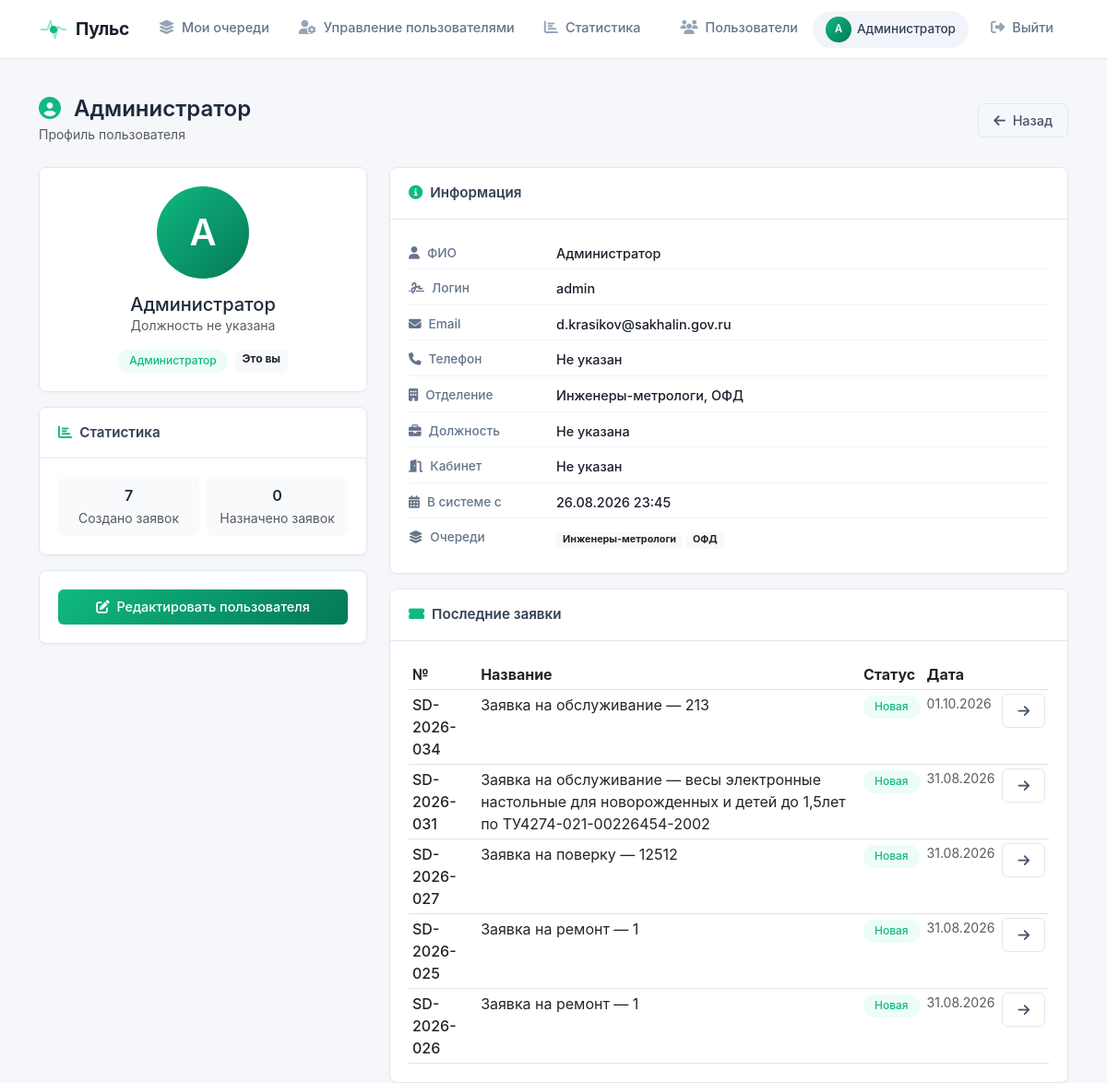
/user/1 (signed in), run on the app's committed database.
### models.py (models this page shows, shortened)
class User(UserMixin, db.Model):
    id = db.Column(db.Integer, primary_key=True)
    username = db.Column(db.String(80), unique=True, nullable=False)
    password = db.Column(db.String(200), nullable=False)
    full_name = db.Column(db.String(300), nullable=True)
    email = db.Column(db.String(120), unique=True, nullable=False)
    phone = db.Column(db.String(20), nullable=True)
    department = db.Column(db.String(200), nullable=True)
    position = db.Column(db.String(200), nullable=True)
    office = db.Column(db.String(50), nullable=True)
    role = db.Column(db.Integer, default=1)
    created_at = db.Column(db.DateTime, default=datetime.now(tz))
    notify_email = db.Column(db.Boolean, default=True)
    queues = db.relationship('Queue', secondary='user_queue', back_populates='members')
    admin_queues = db.relationship('Queue', secondary='queue_admins', back_populates='admins')
    assigned_tickets = db.relationship('Ticket', secondary='ticket_assignees', back_populates='assignees')
    created_tickets = db.relationship('Ticket', foreign_keys='Ticket.created_by_id', backref='creator')
    allowed_queues = db.relationship(
        'Queue',
        secondary='queue_links',
        primaryjoin='Queue.id == queue_links.c.queue_from',
        secondaryjoin='Queue.id == queue_links.c.queue_to',
        backref='allowed_by_queues'
    )
    bookings = db.relationship('Booking', backref='user', lazy=True)
    @property
    def department(self):
        return ', '.join(q.name for q in self.queues)

class Queue(db.Model):
    id = db.Column(db.Integer, primary_key=True)
    name = db.Column(db.String(100), nullable=False, unique=True)
    description = db.Column(db.Text, nullable=True)
    is_active = db.Column(db.Boolean, default=True)
    queue_type = db.Column(db.String(50), default='default')
    created_at = db.Column(db.DateTime, default=datetime.now(tz))
    created_by_id = db.Column(db.Integer, db.ForeignKey('user.id'))
    mail = db.Column(db.Text,default = None)
    admins = db.relationship('User', secondary='queue_admins', back_populates='admin_queues')
    members = db.relationship('User', secondary='user_queue', back_populates='queues')
    tickets = db.relationship('Ticket', backref='queue', lazy=True)
    cars = db.relationship('Car', backref='queue', lazy=True)
    created_by = db.relationship('User', foreign_keys=[created_by_id])

class Ticket(db.Model):
    id = db.Column(db.Integer, primary_key=True)
    ticket_number = db.Column(db.String(20), unique=True, nullable=False)
    title = db.Column(db.String(200), nullable=False)
    description = db.Column(db.Text, nullable=False)
    status = db.Column(db.String(50), default='Новая')
    priority = db.Column(db.String(20), default='Средний')
    start_date = db.Column(db.DateTime, nullable=True)
    deadline = db.Column(db.DateTime, nullable=True)
    actual_deadline = db.Column(db.DateTime, nullable=True)
    created_by_id = db.Column(db.Integer, db.ForeignKey('user.id'))
    queue_id = db.Column(db.Integer, db.ForeignKey('queue.id'), nullable=True)
    rating = db.Column(db.Integer, nullable=True)
    feedback_text = db.Column(db.Text, nullable=True)
    created_at = db.Column(db.DateTime, default=datetime.now(tz))
    updated_at = db.Column(db.DateTime, default=datetime.now(tz), onupdate=datetime.now(tz))
    closed_at = db.Column(db.DateTime, nullable=True)
    assignees = db.relationship('User', secondary='ticket_assignees', back_populates='assigned_tickets')
    attachments = db.relationship('Attachment', backref='ticket', lazy=True)
    metrologist_request = db.relationship(
        'MetrologistRequest',
        back_populates='ticket',
        uselist=False,
        cascade='all, delete-orphan'
    )

### app.py (the view)
@app.route('/user/<int:user_id>')
@login_required
def user_profile(user_id):
    user = User.query.get_or_404(user_id)
    return render_template('user_profile.html', user=user)

### templates/user_profile.html (shortened to what this page needs)
{% extends "base.html" %}
{% block content %}
<div class="d-flex justify-content-between align-items-center mb-4">
    <div>
        <h4 class="mb-0 fw-semibold">
            <i class="fas fa-user-circle me-2" style="color: var(--primary);"></i>
            {{ user.full_name or user.username }}
        </h4>
        <span class="text-muted small">Профиль пользователя</span>
    </div>
    <a href="{{ url_for('users_list') }}" class="btn btn-outline-modern">
        <i class="fas fa-arrow-left me-1"></i> Назад
    </a>
</div>
<div class="row g-4">
    <div class="col-lg-4">
        <div class="card-modern animate-fade-in">
            <div class="card-body text-center">
                <div class="user-profile-avatar" style="background: linear-gradient(135deg, #10b981 0%, #047857 100%);">
                    {{ user.full_name[0]|upper if user.full_name else user.username[0]|upper }}
                </div>
                <h5 class="mt-3 mb-0">{{ user.full_name or 'Имя не указано' }}</h5>
                <p class="text-muted small">{{ user.position or 'Должность не указана' }}</p>
                <div class="d-flex justify-content-center gap-2 flex-wrap">
                    {% if user.role == 0 %}
                        <span class="badge-status badge-status-new">Администратор</span>
                    {% endif %}
                    {% if user.id == current_user.id %}
                        <span class="badge bg-light text-dark border-0">Это вы</span>
                    {% endif %}
                </div>
            </div>
        </div>
        <div class="card-modern mt-3">
            <div class="card-header">
                <i class="fas fa-chart-bar me-2" style="color: var(--primary);"></i>Статистика
            </div>
            <div class="card-body">
                <div class="row g-2 text-center">
                    <div class="col-6">
                        <div class="p-2 bg-light-custom rounded-8">
                            <div class="fw-semibold">{{ user.created_tickets|length }}</div>
                            <small class="text-muted">Создано заявок</small>
                        </div>
                    </div>
                    <div class="col-6">
                        <div class="p-2 bg-light-custom rounded-8">
                            <div class="fw-semibold">{{ user.assigned_tickets|length }}</div>
                            <small class="text-muted">Назначено заявок</small>
                        </div>
                    </div>
                </div>
            </div>
        </div>
        {% if current_user.role == 0 %}
        <div class="card-modern mt-3">
            <div class="card-body">
                <a href="{{ url_for('user_mgmt.admin_user_edit', user_id=user.id) }}" class="btn btn-primary-gradient w-100">
                    <i class="fas fa-edit me-1"></i> Редактировать пользователя
                </a>
            </div>
        </div>
        {% endif %}
    </div>
    <div class="col-lg-8">
        <div class="card-modern animate-fade-in">
            <div class="card-header">
                <i class="fas fa-info-circle me-2" style="color: var(--primary);"></i>Информация
            </div>
            <div class="card-body">
                <div class="user-profile-info">
                    <div class="info-row">
                        <span class="info-label"><i class="fas fa-user me-2"></i>ФИО</span>
                        <span class="info-value">{{ user.full_name or 'Не указано' }}</span>
                    </div>
                    <div class="info-row">
                        <span class="info-label"><i class="fas fa-signature me-2"></i>Логин</span>
                        <span class="info-value">{{ user.username }}</span>
                    </div>
                    <div class="info-row">
                        <span class="info-label"><i class="fas fa-envelope me-2"></i>Email</span>
                        <span class="info-value">{{ user.email }}</span>
                    </div>
                    <div class="info-row">
                        <span class="info-label"><i class="fas fa-phone me-2"></i>Телефон</span>
                        <span class="info-value">{{ user.phone or 'Не указан' }}</span>
                    </div>
                    <div class="info-row">
                        <span class="info-label"><i class="fas fa-building me-2"></i>Отделение</span>
                        <span class="info-value">{{ user.department or 'Не указано' }}</span>
                    </div>
                    <div class="info-row">
                        <span class="info-label"><i class="fas fa-briefcase me-2"></i>Должность</span>
                        <span class="info-value">{{ user.position or 'Не указана' }}</span>
                    </div>
                    <div class="info-row">
                        <span class="info-label"><i class="fas fa-door-open me-2"></i>Кабинет</span>
                        <span class="info-value">{{ user.office or 'Не указан' }}</span>
                    </div>
                    <div class="info-row">
                        <span class="info-label"><i class="fas fa-calendar-alt me-2"></i>В системе с</span>
                        <span class="info-value">{{ user.created_at.strftime('%d.%m.%Y %H:%M') }}</span>
                    </div>
                    <div class="info-row">
                        <span class="info-label"><i class="fas fa-layer-group me-2"></i>Очереди</span>
                        <span class="info-value">
                            {% for queue in user.queues %}
                                <span class="badge bg-light text-dark border-0">{{ queue.name }}</span>
                            {% else %}
                                <span class="text-muted">Не состоит в очередях</span>
                            {% endfor %}
                        </span>
                    </div>
                </div>
            </div>
        </div>
        <div class="card-modern mt-3">
            <div class="card-header">
                <i class="fas fa-ticket-alt me-2" style="color: var(--primary);"></i>Последние заявки
            </div>
            <div class="card-body">
                {% set recent_tickets = user.created_tickets|sort(attribute='created_at', reverse=true) %}
                {% if recent_tickets %}
                    <div class="table-responsive">
                        <table class="table table-sm mb-0">
                            <thead>
                                <tr>
                                    <th>№</th>
                                    <th>Название</th>
                                    <th>Статус</th>
                                    <th>Дата</th>
                                    <th></th>
                                </tr>
                            </thead>
                            <tbody>
                                {% for ticket in recent_tickets[:5] %}
                                    <tr>
                                        <td><span class="fw-medium">{{ ticket.ticket_number }}</span></td>
                                        <td>{{ ticket.title }}</td>
                                        <td>
                                            <span class="badge-status
                                                {% if ticket.status == 'Новая' %}badge-status-new
                                                {% elif ticket.status == 'В работе' %}badge-status-work
                                                {% elif ticket.status == 'Закрыта' %}badge-status-closed
                                                {% else %}badge-status-other{% endif %}">
                                                {{ ticket.status }}
                                            </span>
                                        </td>
                                        <td class="text-muted small">{{ ticket.created_at.strftime('%d.%m.%Y') }}</td>
                                        <td>
                                            <a href="{{ url_for('tickets.ticket_detail', ticket_id=ticket.id) }}" class="btn btn-outline-modern btn-sm">
                                                <i class="fas fa-arrow-right"></i>
                                            </a>
                                        </td>
                                    </tr>
                                {% endfor %}
                            </tbody>
                        </table>
                    </div>
                {% else %}
                    <p class="text-muted text-center py-2">Нет созданных заявок</p>
                {% endif %}
            </div>
        </div>
    </div>
</div>
{% endblock %}

### templates/base.html (shortened to what this page needs)
<!DOCTYPE html>
<html lang="ru">
<head>
    <link href="https://cdn.jsdelivr.net/npm/bootstrap@5.3.0/dist/css/bootstrap.min.css" rel="stylesheet">
    <link href="https://cdnjs.cloudflare.com/ajax/libs/font-awesome/6.4.0/css/all.min.css" rel="stylesheet">
    <link rel="stylesheet" href="{{ url_for('static', filename='style.css') }}">
    <link href="https://cdn.quilljs.com/1.3.6/quill.snow.css" rel="stylesheet">
</head>
<body>
    <nav class="navbar navbar-expand-lg navbar-custom">
        <div class="container">
            <a class="navbar-brand" href="{{ url_for('index') }}">
                <span class="logo-pulse">
                    <span class="pulse-icon">
                        <span class="pulse-dot"></span>
                    </span>
                    Пульс
                </span>
            </a>
            <div class="collapse navbar-collapse" id="navbarNav">
                <ul class="navbar-nav me-auto">
                    {% if current_user.is_authenticated and current_user.admin_queues %}
                        <li class="nav-item">
                            <a class="nav-link {{ 'active' if request.endpoint == 'my_queues' }}" href="{{ url_for('my_queues.my_queues') }}">
                                <i class="fas fa-layer-group"></i> Мои очереди
                            </a>
                        </li>
                    {% endif %}
                    {% if current_user.is_authenticated and current_user.role == 0 %}
                        <li class="nav-item dropdown">
                            <a class="nav-link {{ 'active' if request.endpoint == 'admin_users' }}" href="{{ url_for('user_mgmt.admin_users') }}">
                                <i class="fas fa-user-cog"></i> Управление пользователями
                            </a>
                        </li>
                        <li class="nav-item">
                            <a class="nav-link {{ 'active' if request.endpoint == 'statistics' }}" href="{{ url_for('statistics.statistics') }}">
                                <i class="fas fa-chart-bar"></i> Статистика
                            </a>
                        </li>
                    {% endif %}
                </ul>
                <ul class="navbar-nav align-items-center">
                    {% if current_user.is_authenticated %}
                        <li class="nav-item">
                            <a class="nav-link {{ 'active' if request.endpoint == 'users_list' }}" href="{{ url_for('users_list') }}">
                                <i class="fas fa-users"></i> Пользователи
                            </a>
                        </li>
                        <li class="nav-item me-2">
                            <a href="{{ url_for('profile') }}" class="user-badge-link" title="Перейти в профиль">
                                <span class="user-badge">
                                    <span class="user-avatar-mini">{{ (current_user.full_name or current_user.username)[0]|upper }}</span>
                                    {{ current_user.full_name or current_user.username }}
                                </span>
                            </a>
                        </li>
                        <li class="nav-item">
                            <a class="nav-link btn-logout" href="{{ url_for('login.logout') }}">
                                <i class="fas fa-sign-out-alt"></i> Выйти
                            </a>
                        </li>
                    {% else %}
                        <li class="nav-item">
                            <a class="nav-link btn-login" href="{{ url_for('login') }}">
                                <i class="fas fa-sign-in-alt"></i> Войти
                            </a>
                        </li>
                    {% endif %}
                </ul>
            </div>
        </div>
    </nav>
    <div class="container mt-4 pt-3">
        {% block content %}{% endblock %}
    </div>
</body>
</html>

### data on the page
User: full_name "А", full_name "Администратор", position "Должность не указана", username "admin", email "d.krasikov@sakhalin.gov.ru", phone "Не указан", position "Не указана", office "Не указан", created_at "26.08.2026 23:45"
Queue: name.name "Инженеры-метрологи, ОФД", name "Инженеры-метрологи"
Queue: name "ОФД"
Ticket: ticket_number "SD-2026-034", title "Заявка на обслуживание — 213", status "Новая", created_at "01.10.2026"
Ticket: ticket_number "SD-2026-031", title "Заявка на обслуживание — весы электронные настольные для новорожденных и детей до 1,5лет по ТУ4274-021-00226454-2002", status "Новая", created_at "31.08.2026"
Ticket: ticket_number "SD-2026-027", title "Заявка на поверку — 12512", status "Новая", created_at "31.08.2026"
Ticket: ticket_number "SD-2026-025", title "Заявка на ремонт — 1", status "Новая", created_at "31.08.2026"
Ticket: ticket_number "SD-2026-026", title "Заявка на ремонт — 1", status "Новая", created_at "31.08.2026"

### other printed values
{{ user.created_tickets|length }} "7"
{{ user.assigned_tickets|length }} "0"
